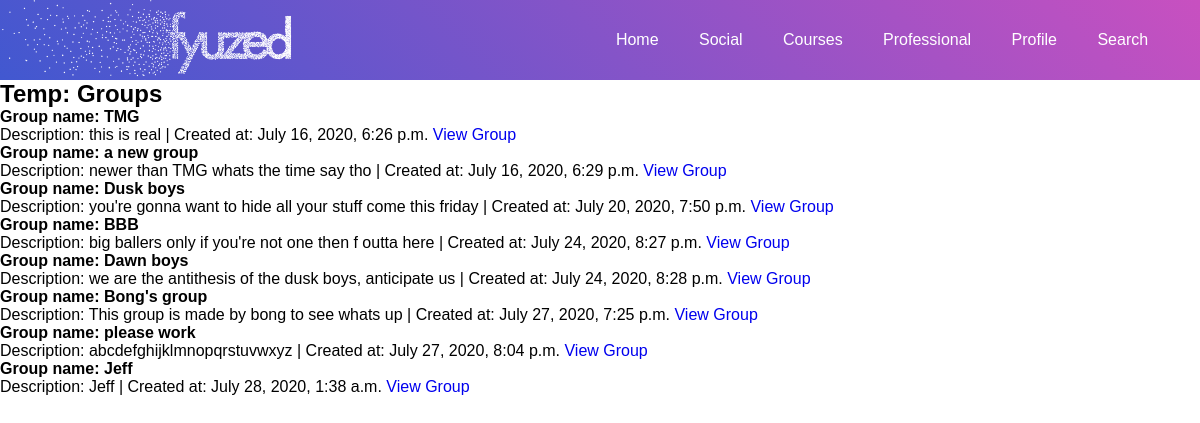
Page /group/grouplist/ (signed in) on the committed database.
### group/models.py (models this page shows, shortened)
class Group(models.Model):
    name = models.CharField(max_length=50, unique=True)
    description = models.CharField(max_length=200)
    created_at = models.DateTimeField(auto_now=True)
    created_by = models.ForeignKey(CustomUser, on_delete=models.CASCADE, related_name='group_creator', null=True)
    slug = models.SlugField(unique=True, default="group_outdated")
    members = models.ManyToManyField(
        CustomUser,
        through="Membership",
        through_fields=('group', 'person')
        )

### group/views.py (the view)
# urls.py: path('grouplist/', GroupList.as_view(), name="grouplist"),
class GroupList(LoginRequiredMixin, ListView):
    model = Group
    template_name = "groups/group_list.html"

### templates/groups/group_list.html (shortened to what this page needs)
{% extends 'base.html' %}
{% block content %}
<h2>Temp: Groups</h2>
<ul>
    {% for group in object_list %}
        <p>
            <li style="font-weight: bold;">Group name: {{ group.name }}</li>
            Description: {{ group.description }} |
            Created at: {{ group.created_at }}
            <a href="{% url 'viewgroup' group.slug %}">View Group</a>
        </p>
    {% endfor %}
</ul>
{% endblock %}

### static/css/base.css (style rules this page uses)
* { padding: 0; margin: 0; text-decoration: none; list-style: none; box-sizing: border-box; }
body { font-family: sans-serif; }

### rows in the picture
Group: name "TMG", description "this is real", created_at "July 16, 2020, 6:26 p.m."
Group: name "a new group", description "newer than TMG whats the time say tho", created_at "July 16, 2020, 6:29 p.m."
Group: name "Dusk boys", description "you're gonna want to hide all your stuff come this friday", created_at "July 20, 2020, 7:50 p.m."
Group: name "BBB", description "big ballers only if you're not one then f outta here", created_at "July 24, 2020, 8:27 p.m."
Group: name "Dawn boys", description "we are the antithesis of the dusk boys, anticipate us", created_at "July 24, 2020, 8:28 p.m."
Group: name "Bong's group", description "This group is made by bong to see whats up", created_at "July 27, 2020, 7:25 p.m."
Group: name "please work", description "abcdefghijklmnopqrstuvwxyz", created_at "July 27, 2020, 8:04 p.m."
Group: name "Jeff", description "Jeff", created_at "July 28, 2020, 1:38 a.m."
